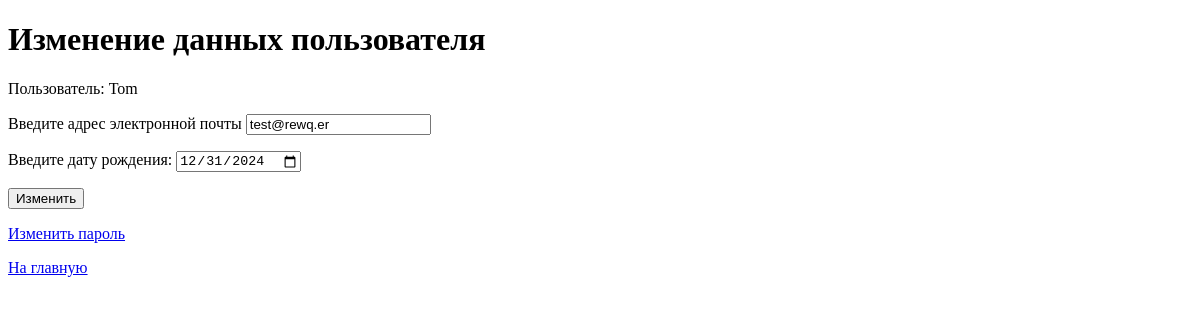
Before: /user/update/2 (signed in) with the older database file.
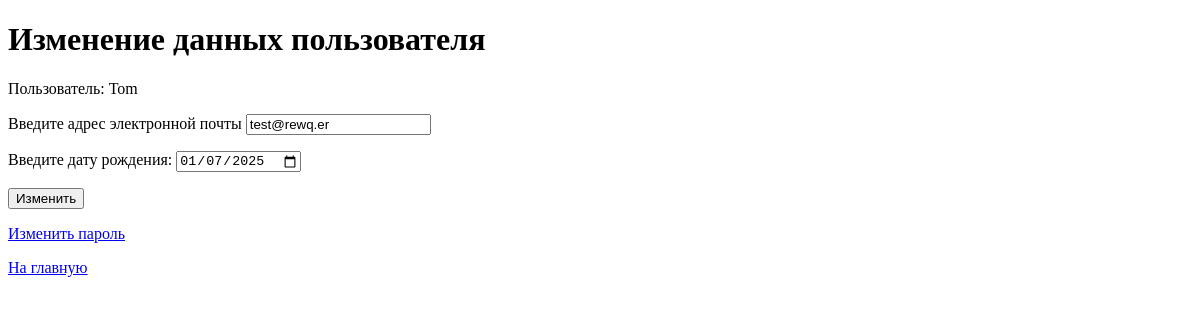
After: the same page with the newer database file.
### app/models/users.py (models this page shows)
class User(Base):
    __tablename__ = 'users'
    __table_args__ = {'keep_existing': True}
    id = Column(INTEGER, primary_key=True, index=True)
    username = Column(String, index=True, unique=True)
    email = Column(String, index=True, unique=True)
    day_birth = Column(DATE)
    password = Column(String)
    is_active = Column(BOOLEAN, default=True)
    is_staff = Column(BOOLEAN, default=False)
    admin = Column(BOOLEAN, default=False)
    created_at = Column(DATETIME)
    updated_at = Column(DATETIME)
    purchase = relationship(
        'BuyerProd',
        back_populates='user',
        cascade='save-update, merge, delete, delete-orphan',
        passive_deletes=True,
    )

### app/routers/users.py (the view)
@user_router.get('/update/{user_id}')
async def update_user_get(request: Request, db: Annotated[Session, Depends(get_db)],
                          user: Annotated[User, Depends(get_current_user)], user_id: int = -1):
    info = {'request': request, 'title': 'Изменение данных пользователя'}
    if user is None:
        RedirectResponse('/user/login', status_code=status.HTTP_401_UNAUTHORIZED)
    elif user_id != user.id:
        return HTTPException(status.HTTP_401_UNAUTHORIZED, detail='Нет доступа')
    else:
        info['user'] = user
    return templates.TemplateResponse("update_user.html", info)

### app/templates/users/update_user.html (shortened to what this page needs)
<!DOCTYPE html>
<html lang="en">
<head>
</head>
<body>
    <h1>{{title}}</h1>
        <section class="conteiner-fluid">
            <form method="post" action="/user/update/{{user.id}}?">
                <div class="col-auto">
                    <div class="imput-group">
                    <p>Пользователь: {{user.username}}</p>
                   <label for="email"> Введите адрес электронной почты </label>
                    <input type="text" id="email" name="email" value={{user.email}}
                    aria-describedby="btn-update">
                     <label for="day_birth"> Введите дату рождения: </label>
                    <input type="date" id="day_birth" name="day_birth" value={{user.day_birth}}
                    aria-describedby="btn-update">
                    <button type="submit" id="btn-update">Изменить</button>
                    </div>
                </div>
            </form>
        </section>
        <a href="/user/create_password/{{user.id}}">Изменить пароль</a>
        <a href="/main"> На главную</a>
</body>
</html>

Changed rows visible on the page:
changed User "Tom": day_birth "12/31/2024" → "01/07/2025"
